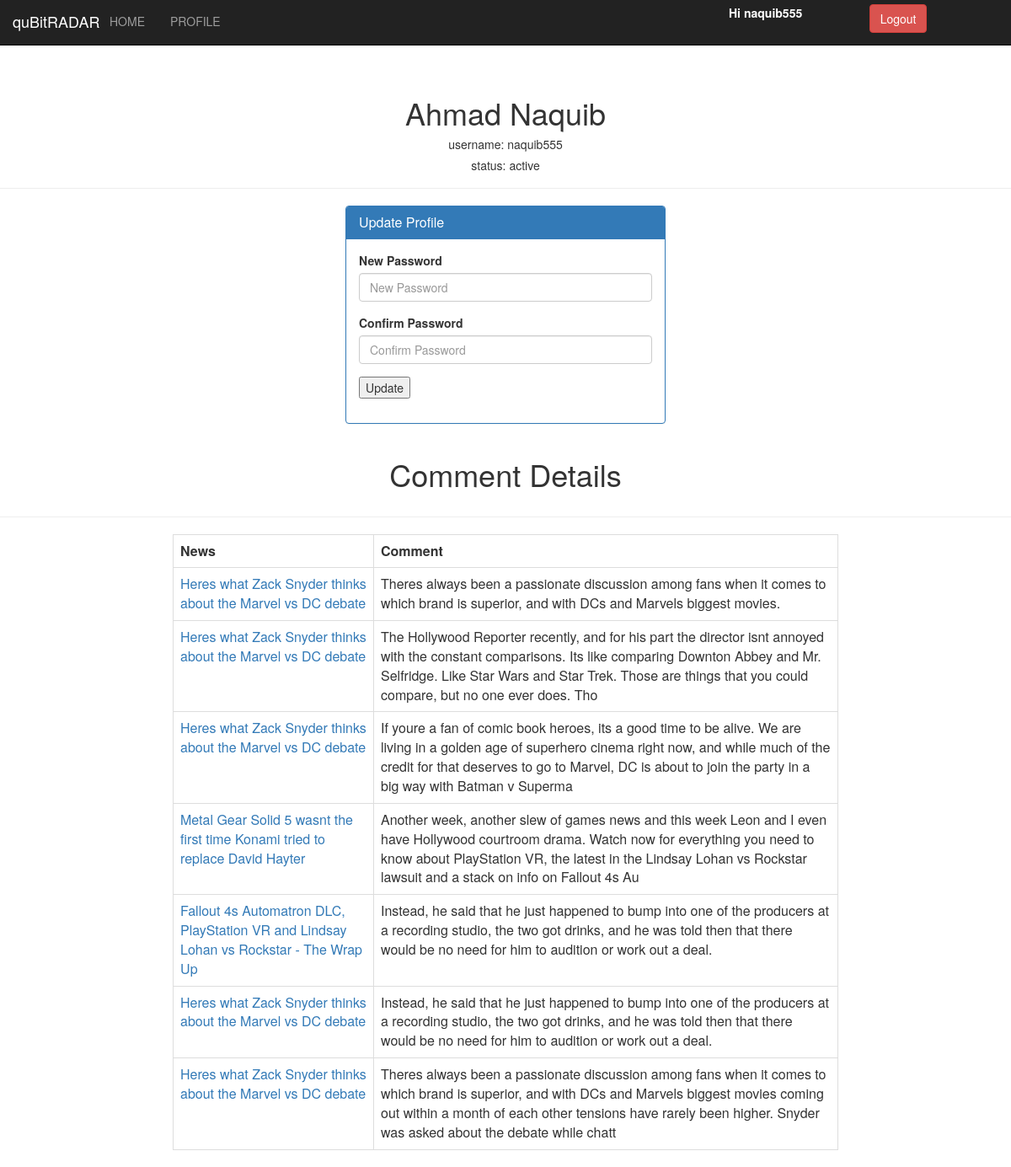
Screenshot of /user_profile.php (signed in) with the database file from the repository.
### tables this page shows
CREATE TABLE `comment` (
  `idforum` int(11) NOT NULL,
  `username` varchar(45) NOT NULL,
  `comment` varchar(255) NOT NULL,
  `info_news_id_news` int(11) NOT NULL,
  `iduser` int(11) NOT NULL,
  `approved` int(11) DEFAULT '0',
  `like` int(11) DEFAULT '0'
);

CREATE TABLE `info_news` (
  `id_news` int(11) NOT NULL,
  `news_title` varchar(255) NOT NULL,
  `news_short_description` text NOT NULL,
  `news_content` text NOT NULL,
  `news_author` varchar(120) NOT NULL,
  `image_path` varchar(255) DEFAULT NULL,
  `news_published` DateTime DEFAULT CURRENT_TIMESTAMP,
  `hitcount` int(11) DEFAULT '0'
);

### user_profile.php (the view, shortened to what this page needs)
<?php include('connect.php');
include('navigation_bar.php');
$userid = (int) $_SESSION['id'];
	$comment_query = mysqli_query($conn, "SELECT * FROM comment WHERE iduser=$userid");
  $user_info = mysqli_query($conn, "SELECT * FROM login WHERE idlogin=$userid");
?>
<!DOCTYPE html>
<html>
<head>
	<link rel="stylesheet" type="text/css" href="css/bootstrap.css">
</head>
<body>
<?php navigation(); ?>
<div class="page-header">
  <?php $user = mysqli_fetch_array($user_info); ?>
  <h1 style="text-align: center;"><?php echo $user['firstname'] . " " . $user['lastname']; ?></h5>
  <h5 style="text-align: center;"><?php echo "username: ".$user['username']; ?></h5>
  <h5 style="text-align: center;">status:
  <?php
    if($user['active'] == 1) {
      echo "active";
    } else if($user['active'] == 0) {
      echo "pending";
    } else {
      echo "banned";
    }
  ?>
</div>
<div class="row">
  <div class="col-md-4"></div>
  <div class="col-md-4">
    <div class="panel panel-primary">
      <div class="panel-heading">
        <h3 class="panel-title">Update Profile</h3>
      </div>
      <div class="panel-body">
        <form action="changepassword.php" method="POST">
          <div class="form-group">
            <label for="newpass">New Password</label>
            <input type="password" class="form-control" id="newpass" name="newpass" placeholder="New Password">
          </div>
          <div class="form-group">
            <label for="conpass">Confirm Password</label>
            <input type="password" class="form-control" id="conpass" name="conpass" placeholder="Confirm Password">
          </div>
          <input type="submit" value="Update"></input>
        </form>
      </div>
    </div>
  </div>
  <div class="col-md-4"></div>
</div>
<div class="row">
<div class="col-md-4"></div>
	<div class="col-md-4">
		<h1 style="text-align: center;">Comment Details</h1>
	</div>
	<div class="col-md-4"></div>
</div>
<hr>
	<div class="row">
	<div class="col-md-2"></div>
	<div class="col-md-8">
		<table class="table table-bordered">
  			<tr>
  				<th>News</th><th>Comment</th>
  			</tr>
  			<?php
  					while($data_comment = mysqli_fetch_array($comment_query)) {
  						$news_id_comment = (int) $data_comment['info_news_id_news'];
  						$news_query = mysqli_query($conn, "SELECT * FROM info_news WHERE id_news=$news_id_comment");
  						$data_news = mysqli_fetch_array($news_query);
  			?>
  						<tr>
  							<td>
  								<a href="news_details.php?id=<?php echo $data_news['id_news']; ?>">
  									<?php echo $data_news['news_title']; ?>
  								</a>
  							</td>
  							<td><?php echo $data_comment['comment']; ?></td>
  						</tr>
  			<?php
  					}
  			?>
		</table>
	</div>
	<div class="col-md-2"></div>
</div>
</body>
</html>

### navigation_bar.php (shortened to what this page needs)
<html>
<head>
</head>
<link rel="stylesheet" type="text/css" href="css/bootstrap.css">
<link rel="stylesheet" type="text/css" href="css/index.css">
<link rel="stylesheet" type="text/css" href="css/nav.css">
<body>
<?php include('connect.php');
	function navigation() {
?>
<div class="row">
	<div class="navbar navbar-inverse navbar-static-top">
		<div class="container-fluid">
			<div class="col-md-1">
				<div class="navbar-header">
					<a class="navbar-brand" href="index.php">quBitRADAR</a>
				</div>
			</div>
			<div class="col-md-5">
				<div class="collapse navbar-collapse">
					<ul class="nav navbar-nav">
						<li><a href="index.php">HOME</a></li>
						<?php
						if(isset($_SESSION['username'])) {
							if($_SESSION['usertype'] == 1) {
						?>
						<li><a href="user_profile.php">PROFILE</a></li>
						<?php
							}
						}
						?>
					</ul>
				</div>
			</div>
			<?php
				if(!isset($_SESSION['username'])) {
			?>
					<div class="col-md-5 login-form">
						<form class="form-inline" action="checklogin.php" method="POST">
					<div class="form-group">
						<input type="text" class="form-control" id="username" name="username" placeholder="username">
					</div>
					<div class="form-group">
						<input type="password" class="form-control" id="password" name="password" placeholder="password">
					</div>
					<div class="form-group"><button type="submit" class="btn btn-primary">Login</button></div>
				</form>
			</div>
			<div class="col-md-1 signup"><button class="btn btn-success signup" data-toggle="modal" data-target="#myModal">Sign Up</button></div>
			<?php
				} else if($_SESSION['active'] == 1) {
			?>
					<div class="col-md-5 logout-form">
						<div class="row">
							<div class="col-md-6"></div>
							<div class="col-md-4">
								<label id="message"><?php echo 'Hi '.$_SESSION['username']; ?></label>
							</div>
								<div class="col-md-2">
									<form class="form-inline" action="logout.php">
									<button type="submit" class="btn btn-danger">Logout</button>
								</form>
							</div>
						</div>
					</div>
			<?php
				} else if($_SESSION['active'] == 0) {
					?>
					<div class="col-md-5 logout-form">
						<div class="row">
							<div class="col-md-6"></div>
							<div class="col-md-4">
								<label id="message"><?php echo'Hi '.$_SESSION['username'].', your request is pending'; ?></label>
							</div>
							<div class="col-md-2"><form class="form-inline" action="logout.php">
									<button type="submit" class="btn btn-danger">Logout</button>
								</form></div>
						</div>
					</div>
			<?php
				} else if($_SESSION['active'] == 2) {
			?>
				<div class="col-md-7 logout-form">
						<div class="row">
							<div class="col-md-2"></div>
							<div class="col-md-10">
								<form class="form-inline" action="logout.php">
									<label id="message"><?php echo 'Sorry '.$_SESSION['username'].', your banned from this website'; ?></label>
									<button type="submit" class="btn btn-danger">Logout</button>
								</form>
							</div>
						</div>
					</div>
			<?php
				}
			?>
		</div>
	</div>
</div>
<?php
	}
?>
</body>
</html>

### css/nav.css (style rules this page uses)
#message { text-align: right; color : white; }
.logout-form { padding-top: 5px; }

### rows the page displays
comment: info_news_id_news.news_title "Heres what Zack Snyder thinks about the Marvel vs DC debate", comment "Theres always been a passionate discussion among fans when it comes to which brand is superior, and with DCs and Marvels biggest movies."
comment: info_news_id_news.news_title "Heres what Zack Snyder thinks about the Marvel vs DC debate", comment "The Hollywood Reporter recently, and for his part the director isnt annoyed with the constant comparisons. Its like comparing Downton Abbey and Mr. Selfridge. Like Star Wars and Star Trek. Those are things that you could compare, but no one ever does. Tho"
comment: info_news_id_news.news_title "Heres what Zack Snyder thinks about the Marvel vs DC debate", comment "If youre a fan of comic book heroes, its a good time to be alive. We are living in a golden age of superhero cinema right now, and while much of the credit for that deserves to go to Marvel, DC is about to join the party in a big way with Batman v Superma"
comment: info_news_id_news.news_title "Metal Gear Solid 5 wasnt the first time Konami tried to replace David Hayter", comment "Another week, another slew of games news and this week Leon and I even have Hollywood courtroom drama. Watch now for everything you need to know about PlayStation VR, the latest in the Lindsay Lohan vs Rockstar lawsuit and a stack on info on Fallout 4s Au"
comment: info_news_id_news.news_title "Fallout 4s Automatron DLC, PlayStation VR and Lindsay Lohan vs Rockstar - The Wrap Up", comment "Instead, he said that he just happened to bump into one of the producers at a recording studio, the two got drinks, and he was told then that there would be no need for him to audition or work out a deal."
comment: info_news_id_news.news_title "Heres what Zack Snyder thinks about the Marvel vs DC debate", comment "Instead, he said that he just happened to bump into one of the producers at a recording studio, the two got drinks, and he was told then that there would be no need for him to audition or work out a deal."
comment: info_news_id_news.news_title "Heres what Zack Snyder thinks about the Marvel vs DC debate", comment "Theres always been a passionate discussion among fans when it comes to which brand is superior, and with DCs and Marvels biggest movies coming out within a month of each other tensions have rarely been higher. Snyder was asked about the debate while chatt"

### other values shown
$_SESSION['username'] "naquib555"
$user['firstname'] "Ahmad"
$user['lastname'] "Naquib"
$user['username'] "naquib555"
